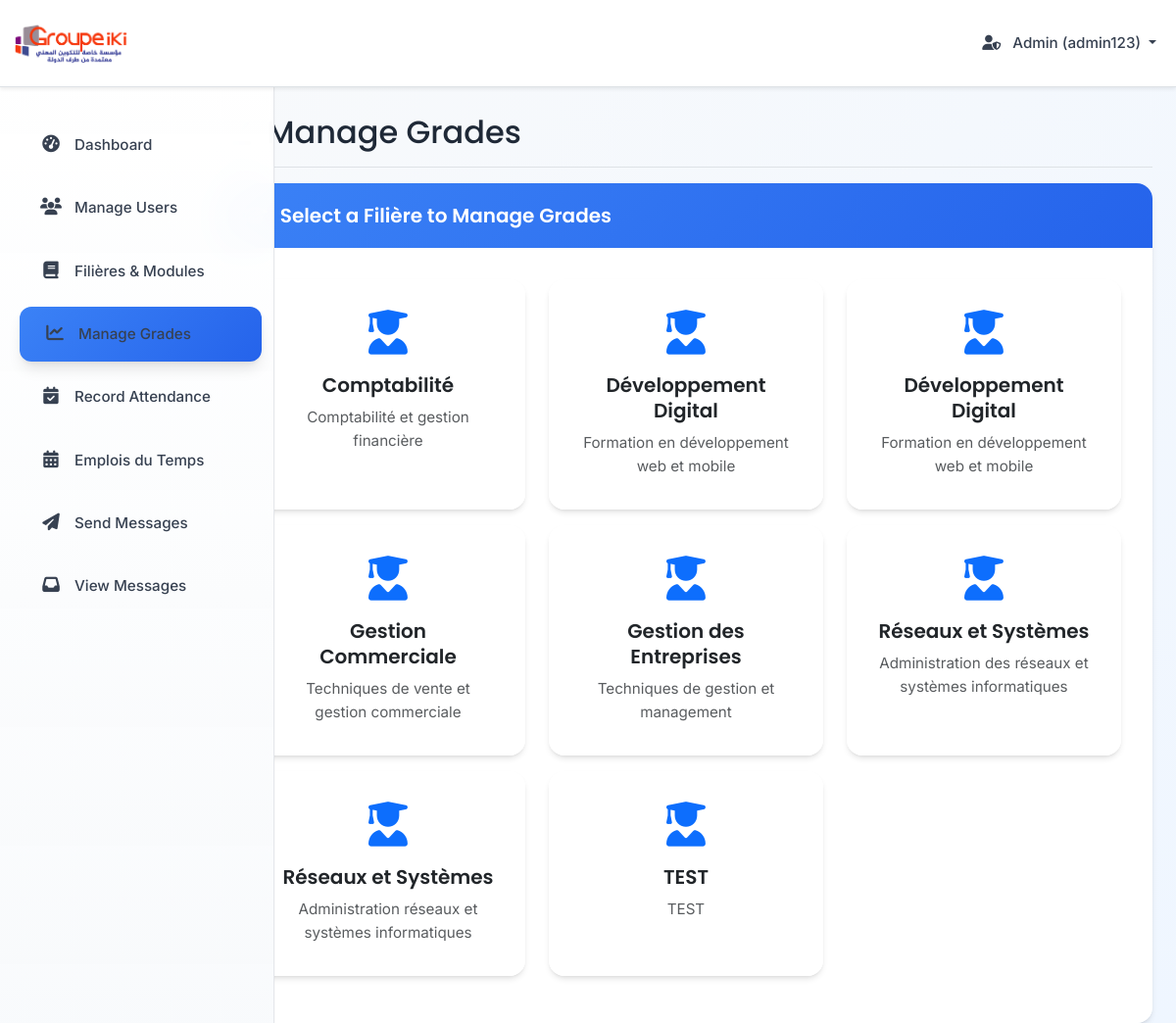
Screenshot of /manage_grades.php (signed in) with the database file from the repository.
### tables this page shows
CREATE TABLE `filieres` (
  `id` int(11) NOT NULL,
  `name` varchar(100) NOT NULL,
  `description` text DEFAULT NULL,
  `created_at` timestamp NOT NULL DEFAULT current_timestamp()
);

### manage_grades.php (the view, shortened to what this page needs)
<?php
$user_cni = $_SESSION['user_cni'];
$user_role = $_SESSION['role'];
$host = 'localhost';
$dbname = 'groupe_iki';
$username = 'root';
$db_password = '';
try {
    $pdo = new PDO("mysql:host=$host;dbname=$dbname;charset=utf8", $username, $db_password);
    $pdo->setAttribute(PDO::ATTR_ERRMODE, PDO::ERRMODE_EXCEPTION);
    if ($user_role === 'teacher') {
        $stmt = $pdo->prepare("
            SELECT DISTINCT f.id, f.name, f.description
            FROM teacher_module_assignments tma
            JOIN filieres f ON tma.filiere_id = f.id
            WHERE tma.teacher_cni = ? AND tma.is_active = TRUE
            ORDER BY f.name
        ");
        $stmt->execute([$user_cni]);
    } else {
        $stmt = $pdo->query("
            SELECT id, name, description
            FROM filieres
            ORDER BY name
        ");
    }
    $filieres = $stmt->fetchAll(PDO::FETCH_ASSOC);
} catch (PDOException $e) {
    $error_message = 'Database error: ' . $e->getMessage();
}
$navbar_color = $user_role === 'admin' ? 'bg-primary' : 'bg-success';
$user_icon = $user_role === 'admin' ? 'fa-user-shield' : 'fa-chalkboard-teacher';
$dashboard_link = $user_role === 'admin' ? 'dashboard_admin.php' : 'dashboard_teacher.php';
?>
<!DOCTYPE html>
<html lang="en">
<head>
    <link href="https://cdn.jsdelivr.net/npm/bootstrap@5.3.0/dist/css/bootstrap.min.css" rel="stylesheet">
    <link href="https://cdnjs.cloudflare.com/ajax/libs/font-awesome/6.4.0/css/all.min.css" rel="stylesheet">
    <link href="css/styles.css" rel="stylesheet">
</head>
<body class="dashboard-page">
    <nav class="navbar navbar-expand-lg navbar-light bg-white fixed-top border-bottom shadow-sm <?php echo $navbar_color; ?>">
        <div class="container-fluid">
            <a class="navbar-brand d-flex align-items-center" href="<?php echo $dashboard_link; ?>">
                <img src="assets/logo-circle.jpg" alt="" width="120px">
            </a>
            <div class="collapse navbar-collapse" id="navbarNav">
                <ul class="navbar-nav ms-auto">
                    <li class="nav-item dropdown">
                        <a class="nav-link dropdown-toggle" href="#" id="userDropdown" role="button" data-bs-toggle="dropdown">
                            <i class="fas <?php echo $user_icon; ?> me-2"></i>
                            <?php echo ucfirst($user_role); ?> (<?php echo htmlspecialchars($user_cni); ?>)
                        </a>
                    </li>
                </ul>
            </div>
        </div>
    </nav>
    <div class="container-fluid">
        <div class="row">
            <nav class="col-md-3 col-lg-2 d-md-block sidebar collapse" id="sidebar">
                <div class="position-sticky pt-3">
                    <ul class="nav flex-column">
                        <li class="nav-item">
                            <a class="nav-link" href="<?php echo $dashboard_link; ?>">
                                <i class="fas fa-tachometer-alt me-2"></i>
                                Dashboard
                            </a>
                        </li>
                        <?php if ($user_role === 'admin'): ?>
                        <li class="nav-item">
                            <a class="nav-link" href="manage_users.php">
                                <i class="fas fa-users me-2"></i>
                                Manage Users
                            </a>
                        </li>
                        <li class="nav-item">
                            <a class="nav-link" href="manage_filieres_modules.php">
                                <i class="fas fa-book me-2"></i>
                                Filières & Modules
                            </a>
                        </li>
                        <?php endif; ?>
                        <li class="nav-item">
                            <a class="nav-link active" href="manage_grades.php">
                                <i class="fas fa-chart-line me-2"></i>
                                Manage Grades
                            </a>
                        </li>
                        <li class="nav-item">
                            <a class="nav-link" href="record_absence.php">
                                <i class="fas fa-calendar-check me-2"></i>
                                Record Attendance
                            </a>
                        </li>
                        <?php if ($user_role === 'admin'): ?>
                        <li class="nav-item">
                            <a class="nav-link" href="manage_schedules.php">
                                <i class="fas fa-calendar-alt me-2"></i>
                                Emplois du Temps
                            </a>
                        </li>
                        <?php endif; ?>
                        <?php if ($user_role === 'admin'): ?>
                        <li class="nav-item">
                            <a class="nav-link" href="send_message.php">
                                <i class="fas fa-paper-plane me-2"></i>
                                Send Messages
                            </a>
                        </li>
                        <?php endif; ?>
                        <li class="nav-item">
                            <a class="nav-link" href="view_messages.php">
                                <i class="fas fa-inbox me-2"></i>
                                View Messages
                            </a>
                        </li>
                    </ul>
                </div>
            </nav>
            <main class="col-md-9 ms-sm-auto col-lg-10 px-md-4 main-content">
                <div class="d-flex justify-content-between flex-wrap flex-md-nowrap align-items-center pt-3 pb-2 mb-3 border-bottom">
                    <h1 class="h2">
                        <i class="fas fa-chart-line me-2"></i>
                        Manage Grades
                    </h1>
                </div>
                <?php if (empty($filieres)): ?>
                <div class="col-12">
                    <div class="alert alert-warning">
                        <i class="fas fa-exclamation-triangle me-2"></i>
                        <strong>No filières found!</strong>
                        <?php if ($user_role === 'teacher'): ?>
                        You are not assigned to any filières yet. Please contact the administrator.
                        <?php else: ?>
                        Please create filières and modules first.
                        <?php endif; ?>
                    </div>
                </div>
                <?php elseif (!isset($_GET['filiere_id'])): ?>
                <div class="col-12">
                    <div class="card">
                        <div class="card-header">
                            <h5 class="card-title mb-0">
                                <i class="fas fa-graduation-cap me-2"></i>
                                Select a Filière to Manage Grades
                            </h5>
                        </div>
                        <div class="card-body">
                            <div class="row">
                                <?php foreach ($filieres as $filiere): ?>
                                <div class="col-md-4 mb-3">
                                    <div class="card h-100 filiere-card" onclick="window.location.href='manage_grades.php?filiere_id=<?php echo $filiere['id']; ?>'">
                                        <div class="card-body text-center">
                                            <div class="mb-3">
                                                <i class="fas fa-user-graduate fa-3x text-<?php echo $user_role === 'admin' ? 'primary' : 'success'; ?>"></i>
                                            </div>
                                            <h5 class="card-title"><?php echo htmlspecialchars($filiere['name']); ?></h5>
                                            <p class="card-text text-muted">
                                                <?php echo htmlspecialchars($filiere['description']); ?>
                                            </p>
                                        </div>
                                    </div>
                                </div>
                                <?php endforeach; ?>
                            </div>
                        </div>
                    </div>
                </div>
                <?php endif; ?>
            </div>
        </div>
</body>
</html>

### manage_grades.php (style rules this page uses)
.filiere-card { transition: transform 0.2s; cursor: pointer; }

### rows the page displays
filieres: name "Comptabilité", description "Comptabilité et gestion financière"
filieres: name "Développement Digital", description "Formation en développement web et mobile"
filieres: name "Développement Digital", description "Formation en développement web et mobile"
filieres: name "Gestion Commerciale", description "Techniques de vente et gestion commerciale"
filieres: name "Gestion des Entreprises", description "Techniques de gestion et management"
filieres: name "Réseaux et Systèmes", description "Administration des réseaux et systèmes informatiques"
filieres: name "Réseaux et Systèmes", description "Administration réseaux et systèmes informatiques"
filieres: name "TEST", description "TEST"

### other values shown
$user_role "Admin"
$user_cni "admin123"
